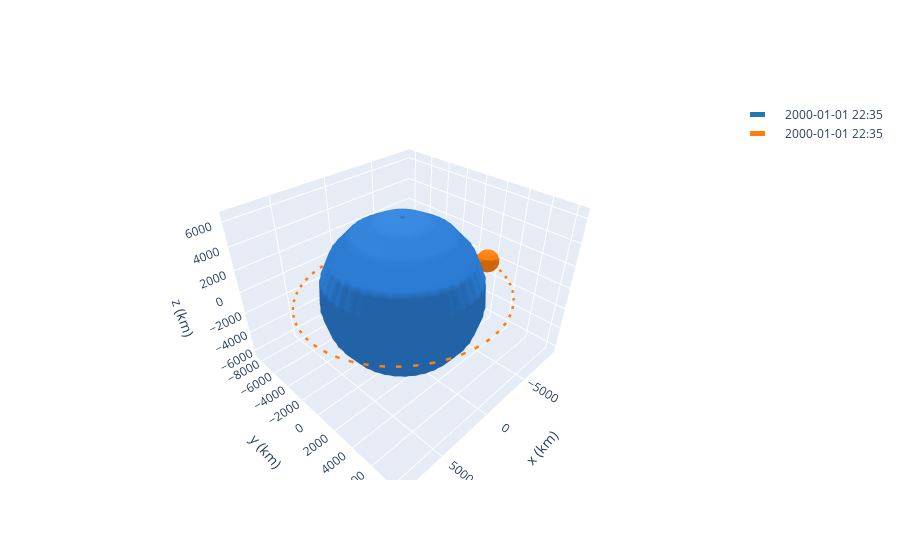

The notebook cell this image was saved under:
### Code cell
%load_ext autoreload
%autoreload 2

from poliastro.plotting import OrbitPlotter3D
from Simulator import Simulator

my_sim = Simulator(starting_index=6 )


my_sim.simulate_action((3 , 20))

frame = OrbitPlotter3D()
frame.plot(my_sim.otv_orbit)
frame.plot(my_sim.debris_list[3].poliastro_orbit)

### Figure 1 — Plotly figure (JSON) as saved in the notebook; plotly's stock layout.template omitted (floating-point values rounded to 4 significant figures; data arrays with more than 128 entries replaced by an {"elided": "..."} marker saying what was removed)
{"data": [{"cauto": false, "cmax": 1, "cmin": 1, "colorscale": [[0, "#2a7bd1"], [1, "#2a7bd1"]], "name": "Earth", "showscale": false, "type": "surface", "x": {"elided": "20x20 float values"}, "y": {"elided": "20x20 float values"}, "z": {"elided": "20x20 float values"}}, {"line": {"color": "rgb(31, 119, 180)", "dash": "dash", "width": 5}, "mode": "lines", "name": "2000-01-01 22:35", "type": "scatter3d", "x": {"elided": "150 float values"}, "y": {"elided": "150 float values"}, "z": {"elided": "150 float values"}}, {"cauto": false, "cmax": 1, "cmin": 1, "colorscale": [[0, "rgb(31, 119, 180)"], [1, "rgb(31, 119, 180)"]], "name": "2000-01-01 22:35", "showscale": false, "type": "surface", "x": {"elided": "20x20 float values"}, "y": {"elided": "20x20 float values"}, "z": {"elided": "20x20 float values"}}, {"cauto": false, "cmax": 1, "cmin": 1, "colorscale": [[0, "#2a7bd1"], [1, "#2a7bd1"]], "name": "Earth", "showscale": false, "type": "surface", "x": {"elided": "20x20 float values"}, "y": {"elided": "20x20 float values"}, "z": {"elided": "20x20 float values"}}, {"cauto": false, "cmax": 1, "cmin": 1, "colorscale": [[0, "#2a7bd1"], [1, "#2a7bd1"]], "name": "Earth", "showscale": false, "type": "surface", "x": {"elided": "20x20 float values"}, "y": {"elided": "20x20 float values"}, "z": {"elided": "20x20 float values"}}, {"line": {"color": "rgb(255, 127, 14)", "dash": "dash", "width": 5}, "mode": "lines", "name": "2000-01-01 22:35", "type": "scatter3d", "x": {"elided": "150 float values"}, "y": {"elided": "150 float values"}, "z": {"elided": "150 float values"}}, {"cauto": false, "cmax": 1, "cmin": 1, "colorscale": [[0, "rgb(255, 127, 14)"], [1, "rgb(255, 127, 14)"]], "name": "2000-01-01 22:35", "showscale": false, "type": "surface", "x": {"elided": "20x20 float values"}, "y": {"elided": "20x20 float values"}, "z": {"elided": "20x20 float values"}}, {"cauto": false, "cmax": 1, "cmin": 1, "colorscale": [[0, "#2a7bd1"], [1, "#2a7bd1"]], "name": "Earth", "showscale": false, "type": "surface", "x": {"elided": "20x20 float values"}, "y": {"elided": "20x20 float values"}, "z": {"elided": "20x20 float values"}}], "layout": {"autosize": true, "scene": {"aspectmode": "data", "xaxis": {"title": {"text": "x (km)"}}, "yaxis": {"title": {"text": "y (km)"}}, "zaxis": {"title": {"text": "z (km)"}}}}}
